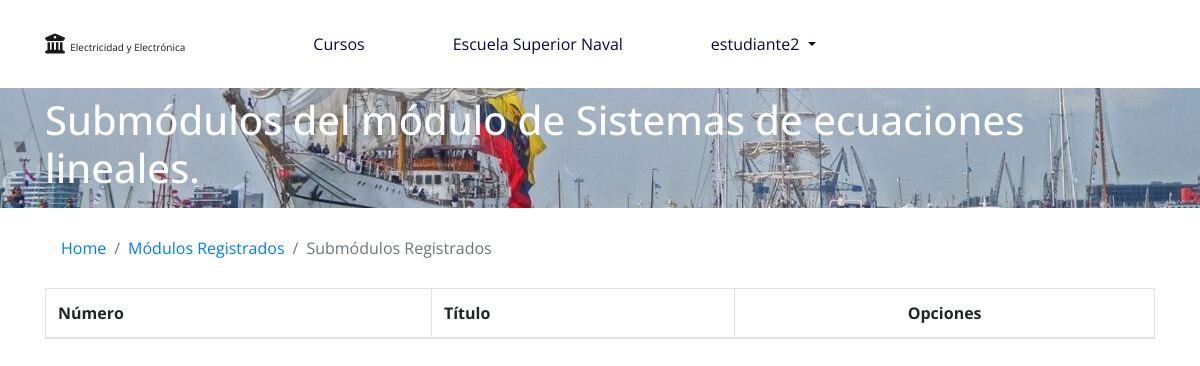
/curso/submodulo/registros/7/ (signed in), run on an earlier commit of the app's database.
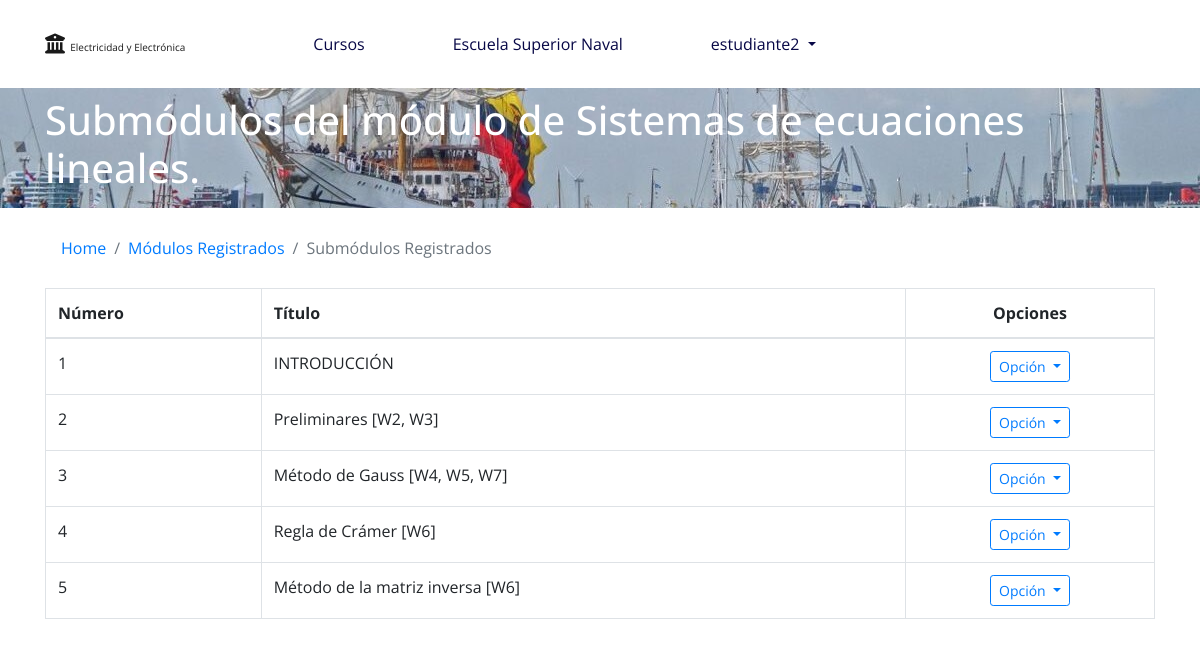
And on a later commit of the database.
### curso/models.py (models this page shows, shortened)
class SubModulo(models.Model):
    numero = models.IntegerField(verbose_name='Número SubMódulo', default=1)
    titulo = models.CharField(verbose_name='Título', max_length=200, unique=True)
    contenido = RichTextUploadingField(config_name='config_ckeditor', verbose_name='Contenido', max_length=10000)
    modulo = models.ForeignKey(Modulo, verbose_name="Seleccione el Módulo al que pertenece", on_delete=models.CASCADE)
    class Meta:
        verbose_name = 'SubMódulo'
        verbose_name_plural = 'SubMódulos'
        ordering = ('numero',)

### curso/views.py (the view)
# urls.py: re_path(r'^submodulo/registros/(?P<modulo_id>[0-9]+)/$', registro_submodulos),
@login_required(login_url='/login/')
def registro_submodulos(request, modulo_id):
    data = {}
    data['user'] = request.user
    data['modulo'] = Modulo.objects.get(id = modulo_id)
    data['submodulos'] = SubModulo.objects.filter(modulo = data['modulo'])
    return render(request, 'curso/admin/listar_submodulo.html', data)

### templates/curso/admin/listar_submodulo.html (shortened to what this page needs)
{% extends 'base-public.html' %}
{% block head %}
    <link rel="stylesheet" href="https://cdn.datatables.net/1.10.19/css/dataTables.bootstrap4.min.css">
{% endblock %}
{% block container %}
    <nav id="nav-foto" class="navbar undercontainer">
        <div class="container">
            <h1 class="h1 text-white">
                {% if eval %}Seleccione el submódulo para registrar los enunciados de la evaluación{% else %}Submódulos del módulo de {{ modulo.titulo }}{% endif %}
            </h1>
        </div>
    </nav>
    <div class="container mt-3 mb-5">
        <nav aria-label="breadcrumb">
          <ol class="breadcrumb bg-white">
              <li class="breadcrumb-item"><a href="/">Home</a></li>
              {% if eval %}
                  <li class="breadcrumb-item"><a href="/evaluacion/modulos/{{ modulo.curso.id }}/">Módulos Registrados</a></li>
              {% else %}
                  <li class="breadcrumb-item"><a href="/curso/modulo/registros/{{ modulo.curso.id }}/">Módulos Registrados</a></li>
              {% endif %}
              <li class="breadcrumb-item active" aria-current="page">Submódulos Registrados</li>
          </ol>
        </nav>
        <div class="row">
            <div class="col-12 table-responsive">
                <table class="table table-bordered table-hover display" id="tb_submodulos">
                    <thead>
                        <th>
                            Número
                        </th>
                        <th>
                            Título
                        </th>
                        <th class="text-center">
                            Opciones
                        </th>
                    </thead>
                    <tbody>
                        {% for submodulo in submodulos %}
                            <tr>
                                <td>
                                    {{ submodulo.numero }}
                                </td>
                                <td>
                                    {{ submodulo.titulo }}
                                </td>
                                <td class="text-center">
                                    {% if eval %}
                                        <div class="dropdown">
                                            <button class="btn btn-outline-primary btn-sm dropdown-toggle" type="button" id="btn_opcion" data-toggle="dropdown" aria-haspopup="true" aria-expanded="false">
                                                Opción
                                            </button>
                                            <div class="dropdown-menu" aria-labelledby="btn_opcion">
                                                {% if submodulo.count_enunciado > 0 %}
                                                    <a href="/evaluacion/registros/enunciado/{{ submodulo.id }}/" class="dropdown-item">
                                                        Enunciados Registrados
                                                    </a>
                                                {% endif %}
                                                <a href="/evaluacion/agregar/enunciado/{{ submodulo.id }}/" class="dropdown-item">
                                                    Agregar Enunciado
                                                </a>
                                            </div>
                                        </div>
                                    {% else %}
                                        <div class="dropdown">
                                            <button class="btn btn-outline-primary btn-sm dropdown-toggle" type="button" id="btn_opcion" data-toggle="dropdown" aria-haspopup="true" aria-expanded="false">
                                                Opción
                                            </button>
                                        </div>
                                    {% endif %}
                                </td>
                            </tr>
                        {% endfor %}
                    </tbody>
                </table>
            </div>
        </div>
    </div>
{% endblock %}

What changed in the data, as far as the page shows it:
added SubModulo: numero "1", titulo "INTRODUCCIÓN"
added SubModulo: numero "2", titulo "Preliminares [W2, W3]"
added SubModulo: numero "3", titulo "Método de Gauss [W4, W5, W7]"
added SubModulo: numero "4", titulo "Regla de Crámer [W6]"
added SubModulo: numero "5", titulo "Método de la matriz inversa [W6]"
